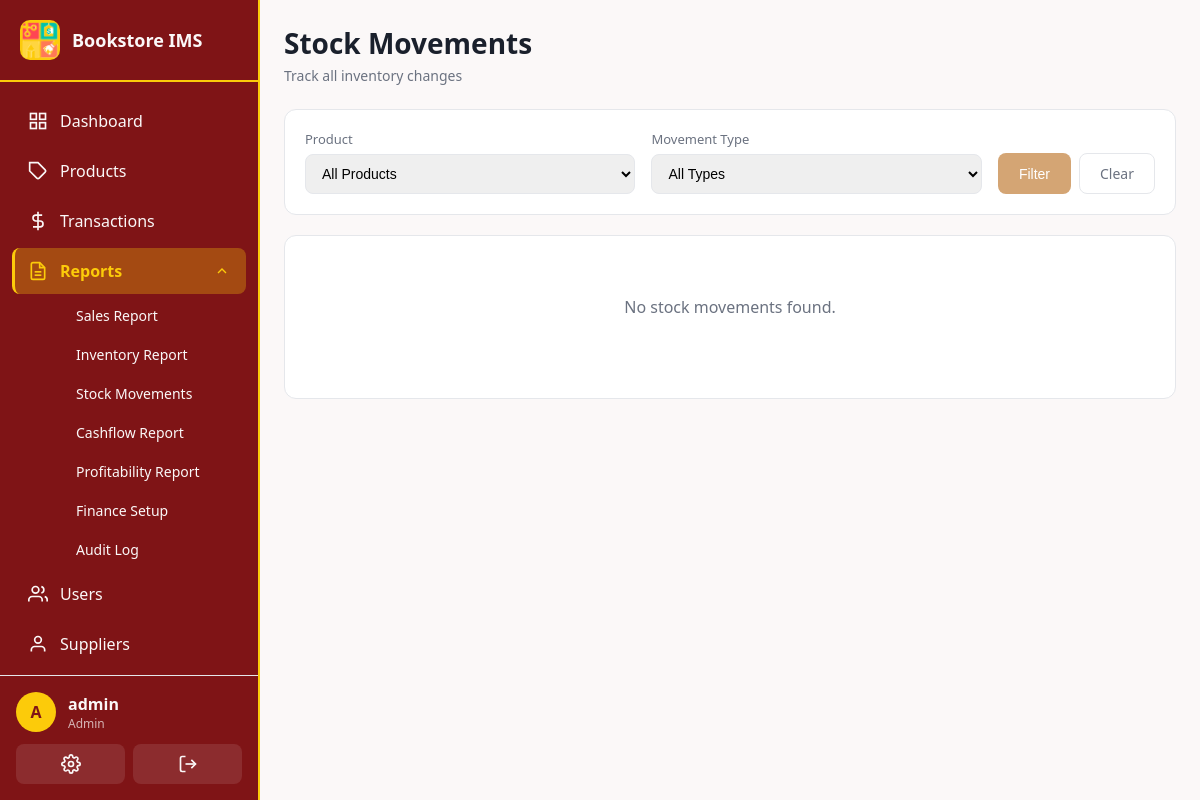
Before: /reports/stock-movements (signed in) with the older database file.
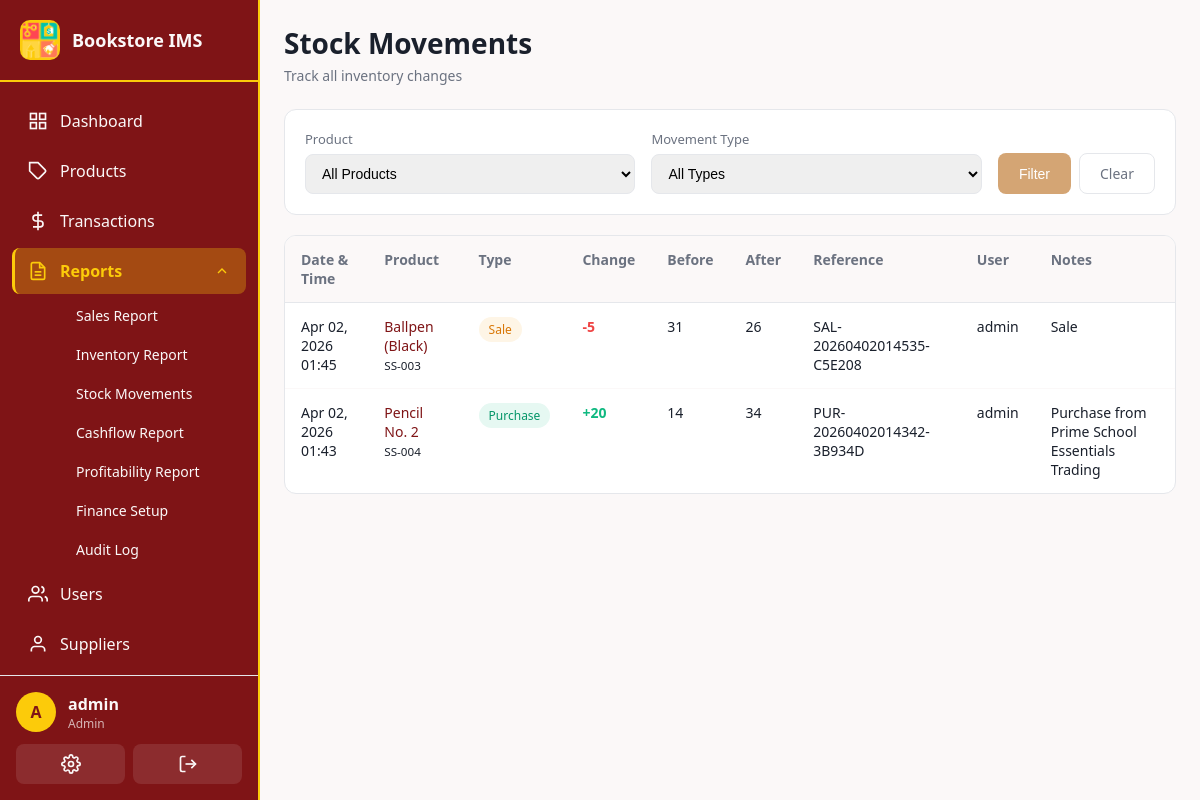
After: the same page with the newer database file.
### app/models.py (models this page shows, shortened)
class StockMovement(db.Model):
    __tablename__ = 'stock_movements'
    id = db.Column(db.Integer, primary_key=True)
    product_id = db.Column(db.Integer, db.ForeignKey('products.id'), nullable=False)
    user_id = db.Column(db.Integer, db.ForeignKey('users.id'), nullable=False)
    movement_type = db.Column(db.String(30), nullable=False)  # 'sale', 'purchase', 'adjustment', 'return'
    quantity_change = db.Column(db.Integer, nullable=False)  # Positive for in, negative for out
    quantity_before = db.Column(db.Integer, nullable=False)
    quantity_after = db.Column(db.Integer, nullable=False)
    reference = db.Column(db.String(100))  # Transaction reference or adjustment reason
    notes = db.Column(db.Text)
    created_at = db.Column(db.DateTime, default=utc_now)
    user = db.relationship('User', backref='stock_movements')

class Product(db.Model):
    __tablename__ = 'products'
    id = db.Column(db.Integer, primary_key=True)
    sku = db.Column(db.String(50), unique=True, nullable=False, index=True)  # Stock Keeping Unit
    name = db.Column(db.String(200), nullable=False)
    description = db.Column(db.Text)
    category_id = db.Column(db.Integer, db.ForeignKey('categories.id'), nullable=False)
    cost_price = db.Column(db.Float, nullable=False, default=0.0)  # Purchase cost
    selling_price = db.Column(db.Float, nullable=False, default=0.0)
    quantity = db.Column(db.Integer, nullable=False, default=0)
    reorder_level = db.Column(db.Integer, nullable=False, default=10)  # Low stock threshold
    isbn = db.Column(db.String(20))
    author = db.Column(db.String(200))
    publisher = db.Column(db.String(200))
    is_active = db.Column(db.Boolean, default=True)
    created_at = db.Column(db.DateTime, default=utc_now)
    updated_at = db.Column(db.DateTime, default=utc_now, onupdate=utc_now)
    stock_movements = db.relationship('StockMovement', backref='product', lazy='dynamic')
    transaction_items = db.relationship('TransactionItem', backref='product', lazy='dynamic')

class User(UserMixin, db.Model):
    __tablename__ = 'users'
    id = db.Column(db.Integer, primary_key=True)
    username = db.Column(db.String(80), unique=True, nullable=False, index=True)
    email = db.Column(db.String(120), unique=True, nullable=False)
    password_hash = db.Column(db.String(256), nullable=False)
    role = db.Column(db.String(20), nullable=False, default=Role.STAFF)
    is_active = db.Column(db.Boolean, default=True)
    created_at = db.Column(db.DateTime, default=utc_now)
    last_login = db.Column(db.DateTime)
    transactions = db.relationship('Transaction', backref='user', lazy='dynamic')
    audit_logs = db.relationship('AuditLog', backref='user', lazy='dynamic')
    cash_ledger_entries = db.relationship('CashLedger', backref='user', lazy='dynamic')
    def is_admin(self):
        return self.role == Role.ADMIN

### app/routes/reports.py (the view)
@reports_bp.route('/stock-movements')
@login_required
def stock_movements():
    page = request.args.get('page', 1, type=int)
    per_page = 50
    product_id = request.args.get('product_id', type=int)
    movement_type = request.args.get('type')
    query = StockMovement.query
    if product_id:
        query = query.filter_by(product_id=product_id)
    if movement_type:
        query = query.filter_by(movement_type=movement_type)
    query = query.order_by(StockMovement.created_at.desc())
    movements = query.paginate(page=page, per_page=per_page, error_out=False)
    products = Product.query.filter_by(is_active=True).order_by(Product.name).all()
    return render_template('reports/stock_movements.html',
        movements=movements,
        products=products,
        current_product=product_id,
        current_type=movement_type
    )

### app/__init__.py (called while the page is built)
@login_manager.user_loader
def load_user(user_id):
    return db.session.get(User, int(user_id))

### app/templates/reports/stock_movements.html (shortened to what this page needs)
{% extends "base.html" %}
{% block content %}
<div class="page-header">
  <div class="page-header-left">
    <h1>Stock Movements</h1>
    <p class="page-subtitle">Track all inventory changes</p>
  </div>
</div>
<div class="filters-card">
  <form method="GET" action="{{ url_for('reports.stock_movements') }}" class="filters-form">
    <div class="filter-group">
      <label for="product_id">Product</label>
      <select id="product_id" name="product_id">
        <option value="">All Products</option>
      </select>
    </div>
    <div class="filter-group">
      <label for="type">Movement Type</label>
      <select id="type" name="type">
        <option value="">All Types</option>
      </select>
    </div>
    <div class="filter-actions">
      <button type="submit" class="btn btn-secondary">Filter</button>
      <a href="{{ url_for('reports.stock_movements') }}" class="btn btn-outline">Clear</a>
    </div>
  </form>
</div>
<div class="table-card">
  {% if movements.items %}
  <table class="data-table priority-table">
    <thead>
      <tr>
        <th class="priority-col-1">Date & Time</th>
        <th class="priority-col-1">Product</th>
        <th class="priority-col-2">Type</th>
        <th class="priority-col-1">Change</th>
        <th class="priority-col-3">Before</th>
        <th class="priority-col-2">After</th>
        <th class="priority-col-2">Reference</th>
        <th class="priority-col-3">User</th>
        <th class="priority-col-3">Notes</th>
      </tr>
    </thead>
    <tbody>
      {% for m in movements.items %}
      <tr>
        <td class="priority-col-1">{{ m.created_at.strftime('%b %d, %Y %H:%M') }}</td>
        <td class="priority-col-1">
          <a href="{{ url_for('products.view_product', id=m.product.id) }}">{{ m.product.name }}</a>
          <br><small>{{ m.product.sku }}</small>
        </td>
        <td class="priority-col-2">
          <span class="badge badge-{{ 'success' if m.movement_type == 'purchase' else 'info' if m.movement_type == 'adjustment' else 'warning' }}">
            {{ m.movement_type.title() }}
          </span>
        </td>
        <td class="priority-col-1 {% if m.quantity_change > 0 %}text-success{% else %}text-danger{% endif %}">
          <strong>{{ '+' if m.quantity_change > 0 else '' }}{{ m.quantity_change }}</strong>
        </td>
        <td class="priority-col-3">{{ m.quantity_before }}</td>
        <td class="priority-col-2">{{ m.quantity_after }}</td>
        <td class="priority-col-2">{{ m.reference or '-' }}</td>
        <td class="priority-col-3">{{ m.user.username }}</td>
        <td class="priority-col-3">{{ m.notes or '-' }}</td>
      </tr>
      {% endfor %}
    </tbody>
  </table>
  {% else %}
  <div class="empty-state">
    <p>No stock movements found.</p>
  </div>
  {% endif %}
</div>
{% endblock %}

Changed rows visible on the page:
added StockMovement: created_at "Apr 02, 2026 01:45", product.name "Ballpen (Black)", product.sku "SS-003", movement_type "Sale", quantity_change "-5", quantity_before "31", quantity_after "26", reference "SAL-20260402014535-C5E208", user.username "admin", notes "Sale"
added StockMovement: created_at "Apr 02, 2026 01:43", product.name "Pencil No. 2", product.sku "SS-004", movement_type "Purchase", quantity_change "+", quantity_change "20", quantity_before "14", quantity_after "34", reference "PUR-20260402014342-3B934D", user.username "admin", notes "Purchase from Prime School Essentials Trading"
Other visible differences:
text no longer shown: "No stock movements found."
text now shown: "Date & Time Product Type Change Before After Reference User Notes"
